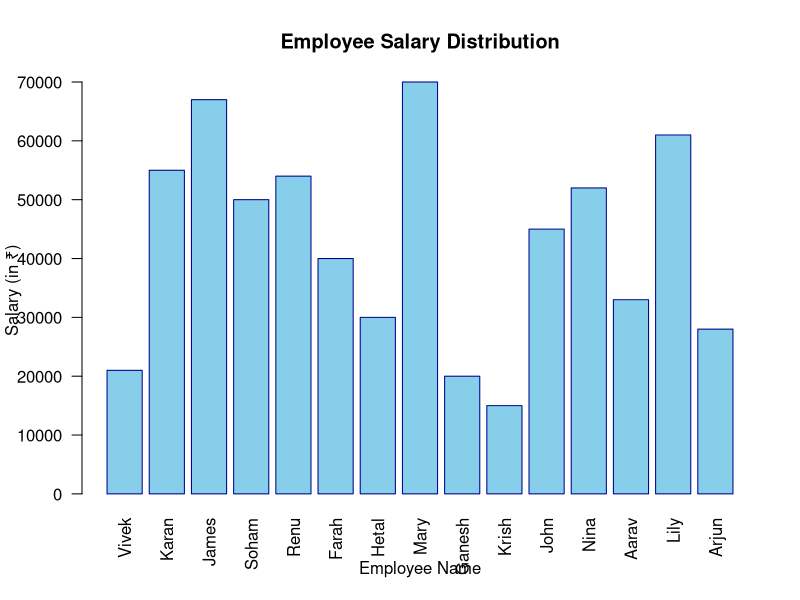

Here is the R script that generated this plot:


# -------------------------------------------
# Step 1: Create data frame for 10 employees
# -------------------------------------------

# Create vectors
Sr_No <- 1:10
Name <- c("Vivek", "Karan", "James", "Soham", "Renu", "Farah", "Hetal", "Mary", "Ganesh", "Krish")
Salaries <- c(21000, 55000, 67000, 50000, 54000, 40000, 30000, 70000, 20000, 15000)

# Create data frame
employees <- data.frame(Sr_No, Name, Salaries)

# Display the data
print("Employee Salary Data:")
print(employees)
# -------------------------------------------
# Step 2: Add new employees using rbind()
# -------------------------------------------

# Create new data frame for 5 more employees
new_employees <- data.frame(
  Sr_No = 11:15,
  Name = c("John", "Nina", "Aarav", "Lily", "Arjun"),
  Salaries = c(45000, 52000, 33000, 61000, 28000)
)

# Combine both data frames using rbind()
all_employees <- rbind(employees, new_employees)

# Display combined data
print("Combined Employee Salary Data:")
print(all_employees)
# -------------------------------------------
# Step 3: Visualization of Employee Salaries
# -------------------------------------------

# Bar plot for all employees
barplot(all_employees$Salaries,
        names.arg = all_employees$Name,
        col = "skyblue",
        main = "Employee Salary Distribution",
        xlab = "Employee Name",
        ylab = "Salary (in ₹)",
        las = 2,   # Rotate names vertically
        border = "darkblue")

